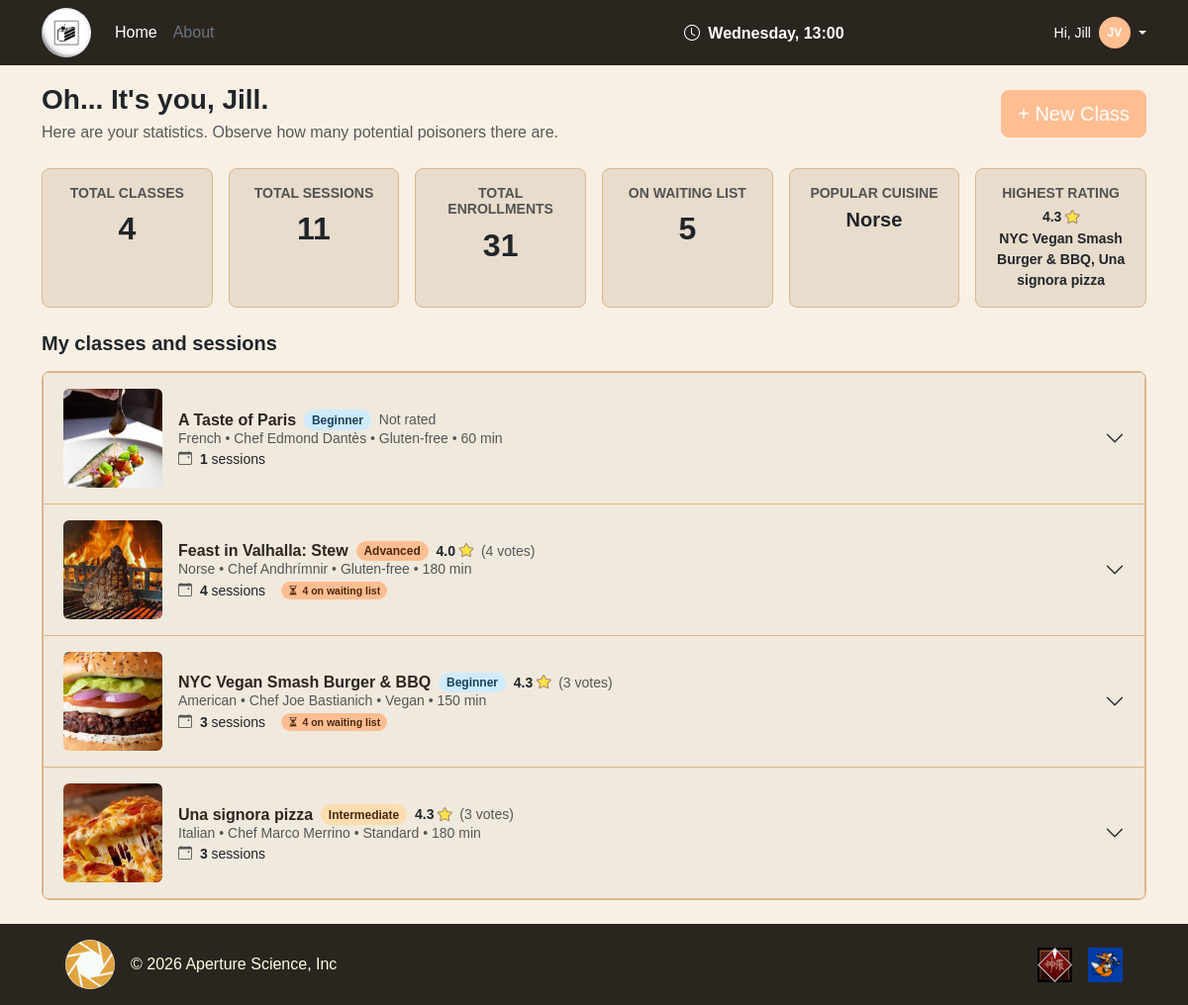
/manager_profile (signed in), run on the app's committed database.
### tables this page shows
CREATE TABLE "USER" (
	"email"	TEXT NOT NULL UNIQUE,
	"first_name"	TEXT NOT NULL,
	"last_name"	TEXT NOT NULL,
	"password_hash"	TEXT NOT NULL,
	"role"	TEXT NOT NULL CHECK("role" IN ('manager', 'student')),
	PRIMARY KEY("email")
);

CREATE TABLE "COOKING_CLASS" (
	"id"	INTEGER NOT NULL UNIQUE,
	"cuisine"	TEXT NOT NULL,
	"title"	TEXT NOT NULL,
	"duration"	INTEGER NOT NULL,
	"difficulty"	TEXT NOT NULL CHECK("difficulty" IN ('Beginner', 'Intermediate', 'Advanced')),
	"chef_name"	TEXT NOT NULL,
	"description"	TEXT NOT NULL,
	"dietary_category"	TEXT NOT NULL CHECK("dietary_category" IN ('Standard', 'Vegetarian', 'Vegan', 'Gluten-free')),
	"photo_1"	TEXT NOT NULL,
	"photo_2"	TEXT NOT NULL,
	"photo_3"	TEXT NOT NULL,
	"USER_email"	TEXT NOT NULL,
	PRIMARY KEY("id" AUTOINCREMENT),
	FOREIGN KEY("USER_email") REFERENCES "USER"("email") ON DELETE CASCADE
);

### app.py (the view)
@app.route("/manager_profile")
@login_required
def manager_profile():
    if current_user.role != "manager":
        return redirect(url_for("home"))
    stats = user_dao.get_manager_stats(current_user.email)
    session_classes = [dict(s) for s in cooking_class_dao.get_sessions_per_manager(current_user.email)]
    for session in session_classes:
        session["enrolled_students"] = user_dao.get_students_by_session_and_status(session["id"], "ENROLLED")
        session["waiting_students"] = user_dao.get_students_by_session_and_status(session["id"], "WAITING")
        session["available_spots"] = session["max_capacity"] - session["enrolled_count"]
    all_classes = [dict(c) for c in cooking_class_dao.get_all_classes_per_manager(current_user.email)]
    for cooking_class in all_classes:
        rating, total_votes = cooking_class_dao.get_class_rating(cooking_class["id"])
        cooking_class["avg_rating"] = rating
        cooking_class["total_votes"] = total_votes
        cooking_class["ingredients"] = cooking_class_dao.get_ingredients_per_class(cooking_class["id"])
        cooking_class["sessions"] = [s for s in session_classes if s["COOKING_CLASS_id"] == cooking_class["id"]]
        cooking_class["waiting_total"] = sum(len(s["waiting_students"]) for s in cooking_class["sessions"])
    return render_template("manager/manager_profile.html", all_classes=all_classes, session_classes=session_classes, stats=stats)

### templates/manager/manager_profile.html (shortened to what this page needs)
{% extends "base.html" %}
{% block content %}
<div class="container my-4">
    <div class="d-flex flex-wrap align-items-center justify-content-between mb-4">
        <div>
            <h3 class="fw-bold mb-1">Oh... It's you, {{ current_user.first_name }}.</h3>
            <p class="text-muted mb-0">Here are your statistics. Observe how many potential poisoners there are.</p>
        </div>
        <a href="{{ url_for('create_class') }}" class="btn btn-primary btn-lg">+ New Class</a>
    </div>
    <div class="row g-3 mb-4">
        <div class="col-6 col-md-4 col-xl-2">
            <div class="card stat-card text-center h-100">
                <div class="card-body p-3">
                    <h6 class="small fw-bold text-muted mb-1">TOTAL CLASSES</h6>
                    <div class="fs-2 fw-bold text-dark">{{ stats.total_classes }}</div>
                </div>
            </div>
        </div>
        <div class="col-6 col-md-4 col-xl-2">
            <div class="card stat-card text-center h-100">
                <div class="card-body p-3">
                    <h6 class="small fw-bold text-muted mb-1">TOTAL SESSIONS</h6>
                    <div class="fs-2 fw-bold text-dark">{{ stats.total_sessions }}</div>
                </div>
            </div>
        </div>
        <div class="col-6 col-md-4 col-xl-2">
            <div class="card stat-card text-center h-100">
                <div class="card-body p-3">
                    <h6 class="small fw-bold text-muted mb-1">TOTAL ENROLLMENTS</h6>
                    <div class="fs-2 fw-bold">{{ stats.total_enrollments }}</div>
                </div>
            </div>
        </div>
        <div class="col-6 col-md-4 col-xl-2">
            <div class="card stat-card text-center h-100">
                <div class="card-body p-3">
                    <h6 class="small fw-bold text-muted mb-1">ON WAITING LIST</h6>
                    <div class="fs-2 fw-bold">{{ stats.total_waiting_students }}</div>
                </div>
            </div>
        </div>
        <div class="col-6 col-md-6 col-xl-2">
            <div class="card stat-card text-center h-100">
                <div class="card-body p-3">
                    <h6 class="small fw-bold text-muted mb-1">POPULAR CUISINE</h6>
                    {% if stats.most_popular_cuisines %}
                    <div class="fs-5 fw-bold">{{ stats.most_popular_cuisines|join(', ') }}</div>
                    {% else %}
                    <div class="fs-5 fw-bold text-muted">N/A</div>
                    {% endif %}
                </div>
            </div>
        </div>
        <div class="col-6 col-md-6 col-xl-2">
            <div class="card stat-card text-center h-100">
                <div class="card-body p-3">
                    <h6 class="small fw-bold text-muted mb-1">HIGHEST RATING</h6>
                    {% if stats.highest_rated_classes %}
                    <span class="small fw-bold text-dark">{{ stats.highest_avg_rating }} <i class="bi bi-star-fill joe-star"></i></span>
                    <div class="small fw-bold text-dark">{{ stats.highest_rated_classes|join(', ') }}</div>
                    {% else %}
                    <div class="fs-5 fw-bold text-muted">N/A</div>
                    {% endif %}
                </div>
            </div>
        </div>
    </div>
    <h5 class="fw-bold mb-3">My classes and sessions</h5>
    {% if all_classes %}
    <div class="accordion accordion-box" id="classesAccordion">
        {% for classes in all_classes %}
        <div class="accordion-item">
            <h2 class="accordion-header" id="heading-{{ classes.id }}">
                <button class="accordion-button collapsed" type="button"
                    data-bs-toggle="collapse" data-bs-target="#collapse-{{ classes.id }}">
                    <div class="d-flex align-items-center w-100 me-3">
                        <img src="{{ url_for('static', filename='img/classes/' ~ classes.photo_1) }}"
                            class="class-manager-img rounded flex-shrink-0 me-3" alt="{{ classes.title }}">
                        <div class="d-flex flex-column flex-grow-1 min-w-0">
                            <div class="d-flex flex-wrap align-items-center gap-2">
                                <strong>{{ classes.title }}</strong>
                                <span class="badge rounded-pill badge-diff-{{ classes.difficulty|lower }}">{{ classes.difficulty }}</span>
                                {% if classes.avg_rating %}
                                <span class="small fw-bold text-dark">{{ classes.avg_rating }} <i class="bi bi-star-fill joe-star"></i></span>
                                <span class="text-muted small">({{ classes.total_votes }} votes)</span>
                                {% else %}
                                <span class="text-muted small">Not rated</span>
                                {% endif %}
                            </div>
                            <div class="small text-muted mb-1 text-truncate">
                            {{ classes.cuisine }} • Chef {{ classes.chef_name }} • {{ classes.dietary_category }} • {{ classes.duration }} min
                            </div>
                            <div class="d-flex align-items-center gap-3 small">
                                <span class="text-dark">
                                    <i class="bi bi-calendar-event me-1 text-muted"></i>
                                    <strong>{{ classes.sessions|length }}</strong> sessions
                                </span>
                                {% if classes.waiting_total > 0 %}
                                <span class="badge rounded-pill badge-waiting">
                                    <i class="bi bi-hourglass-split me-1"></i>{{ classes.waiting_total }} on waiting list
                                </span>
                                {% endif %}
                            </div>
                        </div>
                    </div>
                </button>
            </h2>
        </div>
        {% endfor %}
    </div>
    {% else %}
    <div class="text-center py-5 text-muted"><p class="mb-0">You haven't made any classes yet.</p></div>
    {% endif %}
</div>
{% endblock %}

### templates/base.html (shortened to what this page needs)
<!DOCTYPE html>
<html lang="en">
<head>
    <link href="https://cdn.jsdelivr.net/npm/bootstrap@5.3.3/dist/css/bootstrap.min.css" rel="stylesheet">
    <link rel="stylesheet" href="https://cdn.jsdelivr.net/npm/bootstrap-icons@1.11.3/font/bootstrap-icons.min.css">
    <link rel="stylesheet" href="{{ url_for('static', filename='css/root.css') }}">
    <link rel="stylesheet" href="{{ url_for('static', filename='css/index.css') }}">
    <link rel="stylesheet" href="{{ url_for('static', filename='css/authentication.css') }}">
    <link rel="stylesheet" href="{{ url_for('static', filename='css/profiles.css') }}">
    <link rel="stylesheet" href="{{ url_for('static', filename='css/session.css') }}">
</head>
<body class="d-flex flex-column min-vh-100">
    <header class="fixed-top py-2 app-header">
        <div class="container">
            <div class="d-flex flex-wrap align-items-center">
                <a href="{{ url_for('home') }}" class="d-flex align-items-center me-3 text-white text-decoration-none">
                    <img class="site-logo rounded-circle" width="50" height="50"
                        src="{{ url_for('static', filename='img/logos/cake_3.jpg') }}"
                        alt="The cake is a lie logo">
                </a>
                <ul class="nav me-auto mb-2 mb-md-0">
                    <li><a href="{{ url_for('home') }}" class="nav-link px-2 text-white">Home</a></li>
                    <li><a href="#" class="nav-link px-2 text-secondary">About</a></li>
                </ul>
                <span class="badge fs-6 me-3">
                    <i class="bi bi-clock me-1"></i> {{ current_day }}, {{ current_time }}
                </span>
                <div class="col-md-3 text-end">
                    {% if not current_user.is_authenticated %}
                    <a href="{{ url_for('login') }}" type="button" class="btn btn-primary me-2">Login</a>
                    {% else %}
                    <div class="dropdown text-end">
                        <a href="#"
                            class="d-inline-flex align-items-center text-white text-decoration-none dropdown-toggle"
                            data-bs-toggle="dropdown" aria-expanded="false">
                            <span class="me-2 small">Hi, {{ current_user.first_name }}</span>
                            <span class="avatar-initials btn-primary text-white rounded-circle d-inline-flex align-items-center justify-content-center me-1">
                                {{ current_user.first_name[0] }}{{ current_user.last_name[0] }}
                            </span>
                        </a>
                    </div>
                    {% endif %}
                </div>
            </div>
        </div>
    </header>
    <main class="flex-grow-1">
        {% block content %}
        {% endblock %}
    </main>
    <footer class="py-3 mt-auto app-footer">
        <div class="container">
            <div class=" d-flex flex-wrap justify-content-between align-items-center">
                <div class="col-md-4 d-flex align-items-center mx-4">
                    <a href="{{ url_for('home') }}" class="d-flex align-items-center me-3 text-white text-decoration-none">
                        <img class="site-logo rounded-circle" width="50" height="50" src="{{ url_for('static', filename='img/logos/aperture_science.jpg') }}" alt="">
                    </a>
                    <span class="text-body-primary">© 2026 Aperture Science, Inc</span>
                </div>
                <ul class="nav col-md-4 justify-content-end list-unstyled d-flex mx-4">
                    <li class="ms-3">
                        <a class="text-body-secondary" href="#" aria-label="Shinra Inc">
                            <img src="{{ url_for('static', filename='img/logos/shinra_logo.jpg') }}" alt="Shinra Inc" width="35" height="35">
                        </a>
                    </li>
                    <li class="ms-3">
                        <a class="text-body-secondary" href="#" aria-label="Fox Hound">
                            <img src="{{ url_for('static', filename='img/logos/fox_hound_logo.jpg') }}" alt="Fox Hound" width="35" height="35">
                        </a>
                    </li>
                </ul>
            </div>
        </div>
    </footer>
</body>
</html>

### data on the page
USER: first_name "Jill", first_name "J", last_name "V"
COOKING_CLASS: most_popular_cuisines "Norse", photo_1 (picture), title "Feast in Valhalla: Stew", difficulty "Advanced", avg_rating "4.0", total_votes "4", cuisine "Norse", chef_name "Andhrímnir", dietary_category "Gluten-free", duration "180", sessions|length "4", waiting_total "4"
COOKING_CLASS: photo_1 (picture), title "A Taste of Paris", difficulty "Beginner", shows "Not rated", cuisine "French", chef_name "Edmond Dantès", dietary_category "Gluten-free", duration "60", sessions|length "1"
COOKING_CLASS: photo_1 (picture), title "NYC Vegan Smash Burger & BBQ", difficulty "Beginner", avg_rating "4.3", total_votes "3", cuisine "American", chef_name "Joe Bastianich", dietary_category "Vegan", duration "150", sessions|length "3", waiting_total "4"
COOKING_CLASS: photo_1 (picture), title "Una signora pizza", difficulty "Intermediate", avg_rating "4.3", total_votes "3", cuisine "Italian", chef_name "Marco Merrino", dietary_category "Standard", duration "180", sessions|length "3"

### other printed values
{{ current_day }} "Wednesday"
{{ current_time }} "13:00"
{{ stats.total_classes }} "4"
{{ stats.total_sessions }} "11"
{{ stats.total_enrollments }} "31"
{{ stats.total_waiting_students }} "5"
{{ stats.highest_avg_rating }} "4.3"
{{ stats.highest_rated_classes|join(', ') }} "NYC Vegan Smash Burger & BBQ, Una signora pizza"
